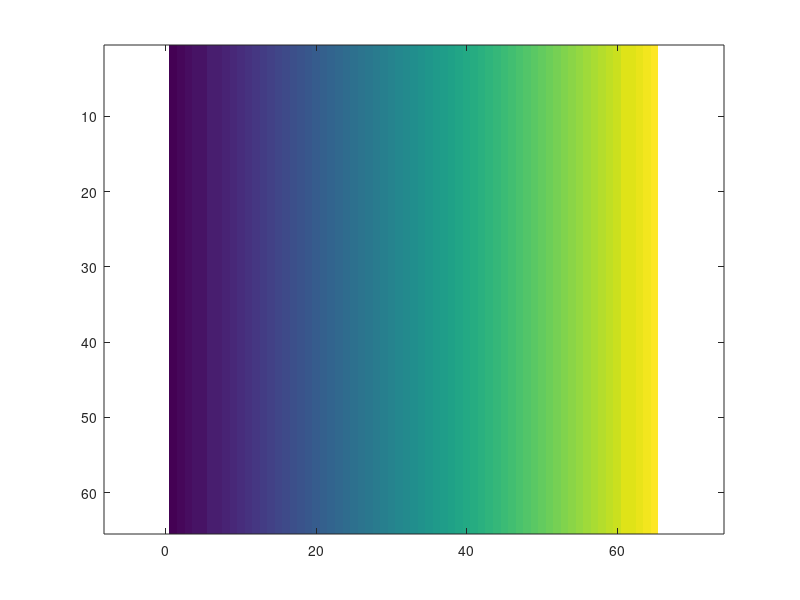

The MATLAB source for this figure:
clear all;
x=-32:1:32;
y=-32:1:32;
[X,Y] = meshgrid(x,y);
B0Cntr = 0.05859;
Grad = .0083;
Z4 = B0Cntr +  Grad * (X./65);
BZMsrdIntrpol = Z4;
%save('GradBMap','BZMsrdIntrpol')
imagesc(BZMsrdIntrpol)
axis equal